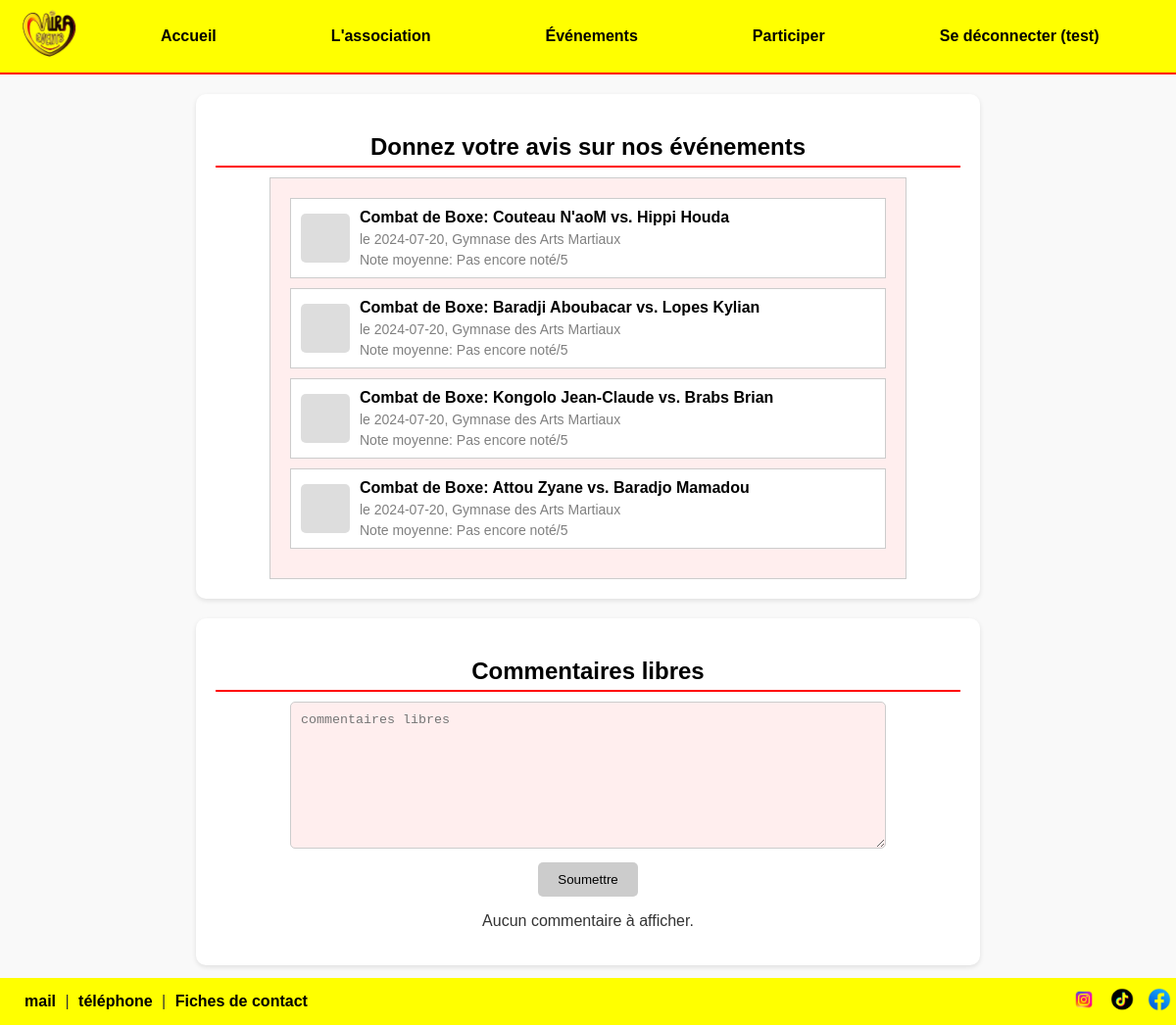
The page /questionnaire.php (signed in) on the database its author committed.
### tables this page shows
CREATE TABLE `events` (
  `id` int(11) NOT NULL,
  `name` varchar(255) NOT NULL,
  `date` date NOT NULL,
  `location` varchar(255) NOT NULL
);

### questionnaire.php (the view, shortened to what this page needs)
<?php
 include 'header.php';
$servername = "localhost";
$username_db = "root";
$password_db = "Enzolise1976.";
$dbname = "mirashow";
try {
    $conn = new PDO("mysql:host=$servername;dbname=$dbname", $username_db, $password_db);
    $conn->setAttribute(PDO::ATTR_ERRMODE, PDO::ERRMODE_EXCEPTION);
    $stmt = $conn->prepare("SELECT c.id, c.comment, u.username, u.id as user_id FROM comments c JOIN users u ON c.user_id = u.id ORDER BY c.id DESC");
    $stmt->execute();
    $comments = $stmt->fetchAll(PDO::FETCH_ASSOC);
    $stmt = $conn->prepare("SELECT e.id, e.name, e.date, e.location, AVG(s.rating) as avg_rating FROM events e LEFT JOIN satisfactions s ON e.id = s.event_id GROUP BY e.id ORDER BY e.date DESC");
    $stmt->execute();
    $events = $stmt->fetchAll(PDO::FETCH_ASSOC);
} catch(PDOException $e) {
    echo "Connection failed: " . $e->getMessage();
}
?>
<!DOCTYPE html>
<html lang="fr">
<head>
    <link rel="stylesheet" href="questionnaire.css">
</head>
<body>
<section class="feedback">
    <h2>Donnez votre avis sur nos événements</h2>
    <div class="event-list">
        <?php if (!empty($events)): ?>
            <?php foreach ($events as $event): ?>
                <div class="event" data-id="<?php echo $event['id']; ?>" onclick="redirectToSatisfaction(<?php echo $event['id']; ?>)">
                    <div class="event-thumbnail"></div>
                    <div class="event-info">
                        <h3><?php echo htmlspecialchars($event['name']); ?></h3>
                        <p>le <?php echo htmlspecialchars($event['date']); ?>, <?php echo htmlspecialchars($event['location']); ?></p>
                        <p>Note moyenne: <?php echo $event['avg_rating'] !== null ? number_format($event['avg_rating'], 1) : 'Pas encore noté'; ?>/5</p>
                    </div>
                </div>
            <?php endforeach; ?>
        <?php else: ?>
            <p>Aucun événement à afficher.</p>
        <?php endif; ?>
    </div>
</section>
<section class="comments">
    <h2>Commentaires libres</h2>
    <form method="post" action="">
        <textarea name="comment" placeholder="commentaires libres" required></textarea><br>
        <button type="submit">Soumettre</button>
    </form>
    <div class="comment-list">
        <?php if (!empty($comments)): ?>
            <?php foreach ($comments as $comment): ?>
                <div class="comment" data-comment-id="<?php echo $comment['id']; ?>">
                    <p><strong><?php echo htmlspecialchars($comment['username']); ?>:</strong> <span class="comment-text"><?php echo htmlspecialchars($comment['comment']); ?></span></p>
                    <?php if ($comment['user_id'] == $_SESSION['user_id']): ?>
                        <button class="edit-button">Modifier</button>
                        <button class="delete-button">Supprimer</button>
                        <form method="post" action="" class="edit-form" style="display: none;">
                            <textarea name="edit_comment" required><?php echo htmlspecialchars($comment['comment']); ?></textarea>
                            <input type="hidden" name="comment_id" value="<?php echo $comment['id']; ?>">
                            <button type="submit">Enregistrer</button>
                            <button type="button" class="cancel-button">Annuler</button>
                        </form>
                    <?php endif; ?>
                </div>
            <?php endforeach; ?>
        <?php else: ?>
            <p>Aucun commentaire à afficher.</p>
        <?php endif; ?>
    </div>
</section>
<h3>f</h3>
<?php include 'footer.php'; ?>
</body>
</html>

### style.css (style rules this page uses)
body { font-family: Arial, sans-serif; margin: 0; padding: 0; }

### questionnaire.css (style rules this page uses)
body { font-family: Arial, sans-serif; margin: 0; padding: 0; background-color: #f9f9f9; color: #333; }
h2 { font-size: 24px; color: black; margin-bottom: 10px; border-bottom: 2px solid red; display: inline-block; padding-bottom: 5px; width: 100%; text-align: center; }
.feedback, .comments { margin-bottom: 30px; padding: 20px; background-color: white; border-radius: 10px; box-shadow: 0 2px 5px rgba(0, 0, 0, 0.1); width: 90%; max-width: 800px; margin: 20px auto; box-sizing: border-box; text-align: center; }
.event-list { padding: 20px; background-color: #ffeeee; border: 1px solid #ccc; display: inline-block; text-align: left; width: 80%; margin: 0 auto; }
.event { background-color: #fff; padding: 10px; margin-bottom: 10px; border: 1px solid #ccc; display: flex; align-items: center; cursor: pointer; transition: background-color 0.3s ease; }
.event-thumbnail { background-color: #ddd; width: 50px; height: 50px; margin-right: 10px; border-radius: 5px; }
.event-info h3 { margin: 0; font-size: 16px; color: black; }
.event-info p { margin: 5px 0 0; font-size: 14px; color: gray; }
.comments textarea { width: 80%; height: 150px; margin-bottom: 10px; padding: 10px; border: 1px solid #ccc; background-color: #ffeeee; color: black; box-sizing: border-box; border-radius: 5px; }
button { background-color: #ccc; color: black; padding: 10px 20px; border: none; border-radius: 5px; cursor: pointer; transition: background-color 0.3s ease; }

### rows shown on the page
events: name "Combat de Boxe: Couteau N'aoM vs. Hippi Houda", date "2024-07-20", location "Gymnase des Arts Martiaux"
events: name "Combat de Boxe: Baradji Aboubacar vs. Lopes Kylian", date "2024-07-20", location "Gymnase des Arts Martiaux"
events: name "Combat de Boxe: Kongolo Jean-Claude vs. Brabs Brian", date "2024-07-20", location "Gymnase des Arts Martiaux"
events: name "Combat de Boxe: Attou Zyane vs. Baradjo Mamadou", date "2024-07-20", location "Gymnase des Arts Martiaux"

### other values the page prints
getUsername() "test"
